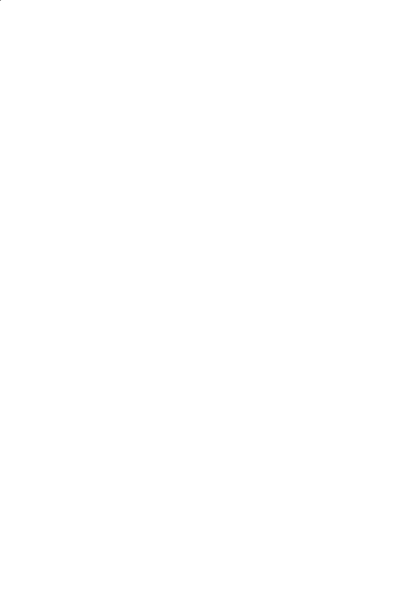
Frame 1 (no input)
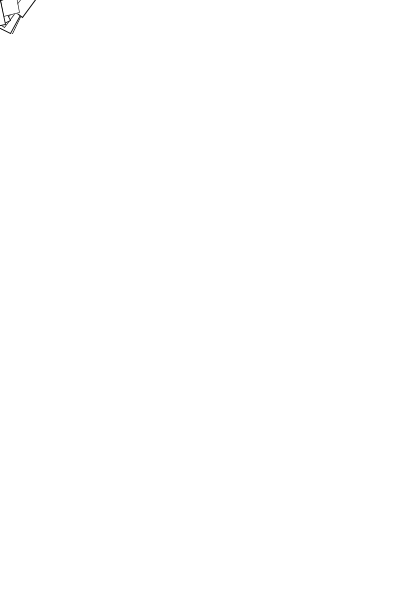
Frame 60 (the mouse pressed at the canvas centre just before this capture)
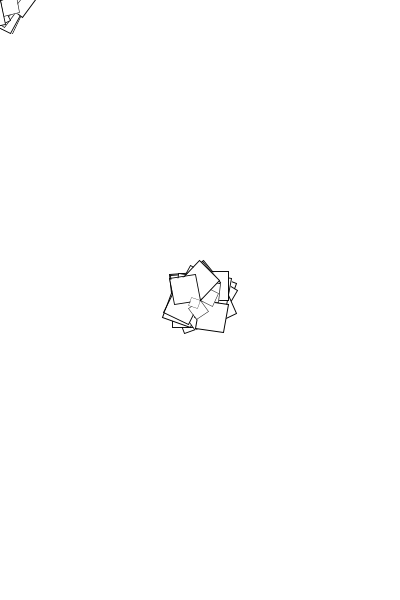
Frame 120 (the mouse held since frame 60 and released just before this capture)

The Processing sketch that drew these frames (run headless with seeded random() and noise(); from frame 60 on, the mouse is pressed at the canvas centre):

// Processing sketch: processing_148549
// ── processing_148549.pde

// First and only once:
void setup()
{
  size(400, 600);
  background(255, 255, 255);
  frameRate(30);
}
 
// Then, repeat:
void draw()
{ 

  translate(mouseX, mouseY);
  rotate(radians(random(360)));
  scale(random(0.1, 1));
  
  strokeWeight(1);
  stroke(0, 0, 0, 255);
  fill(255, 255, 255, 255);
  rect(0, 0, 30, 30);

}
